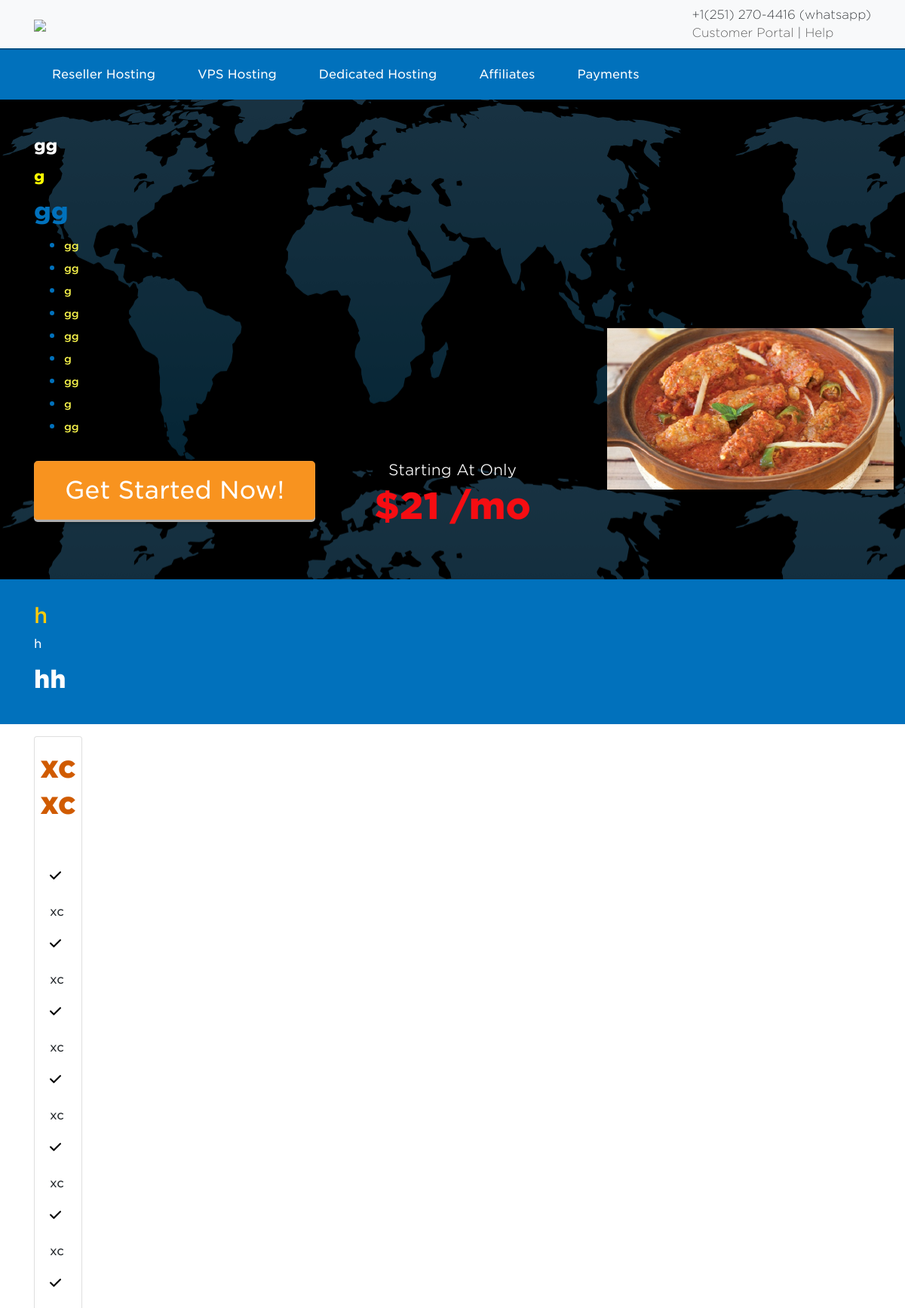
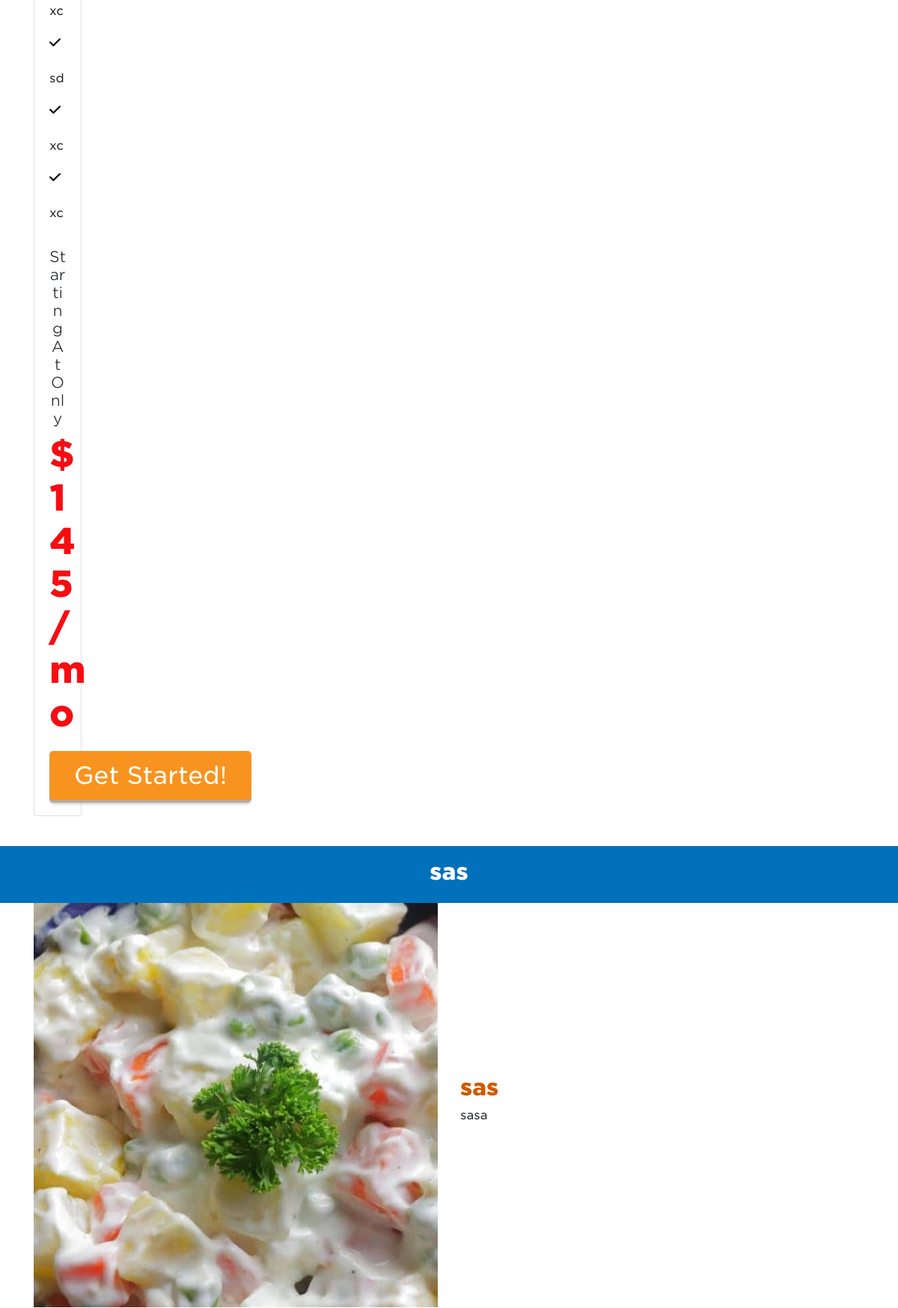
/page/g/ (upper part), run on the app's committed database (2 pictures, top to bottom).
### core/models.py (models this page shows, shortened)
class Homepage(models.Model):
    slug = models.SlugField(max_length=200)
    page_title = models.CharField(max_length=200)
    page_keywords = models.CharField(max_length=500)
    page_desc = models.TextField()
    hero_h1 = models.CharField(max_length=200)
    hero_h2 = models.CharField(max_length=200)
    hero_table = models.CharField(max_length=200)
    hero_item1 = models.CharField(max_length=200)
    hero_item2 = models.CharField(max_length=200)
    hero_item3 = models.CharField(max_length=200)
    hero_item4 = models.CharField(max_length=200)
    hero_item5 = models.CharField(max_length=200)
    hero_item6 = models.CharField(max_length=200)
    hero_item7 = models.CharField(max_length=200)
    hero_item8 = models.CharField(max_length=200)
    hero_item9 = models.CharField(max_length=200)
    href_btn = models.CharField(max_length=200)
    hero_price = models.IntegerField()
    hero_image = models.ImageField(upload_to="hero")
    about_h1 = models.CharField(max_length=200)
    about_p = models.TextField()
    about_h2 = models.CharField(max_length=200)
    pricing_table = models.ManyToManyField(pricing_table)
    why_pawnhost_title = models.CharField(max_length=200)
    why_pawnhost_image = models.ImageField(upload_to="why_pawnhost")
    why_pawnhost_h1 = models.CharField(max_length=200)
    why_pawnhost_p = models.TextField()
    feature_section_title = models.CharField(max_length=200)
    feature_section_card = models.ManyToManyField(call_to_action)
    reviews_section_title = models.CharField(max_length=200)
    reviews_section_card = models.ManyToManyField(review)
    transfer_website_image = models.ImageField(upload_to="transfer_website")
    transfer_website_title = models.CharField(max_length=200)
    transfer_website_desc = models.TextField()
    transfer_website_href = models.CharField(max_length=200)

class pricing_table(models.Model):
    table_title = models.CharField(max_length=200)
    table_feature1 = models.CharField(max_length=200)
    table_feature2 = models.CharField(max_length=200)
    table_feature3 = models.CharField(max_length=200)
    table_feature4 = models.CharField(max_length=200)
    table_feature5 = models.CharField(max_length=200)
    table_feature6 = models.CharField(max_length=200)
    table_feature7 = models.CharField(max_length=200)
    table_feature8 = models.CharField(max_length=200)
    table_feature9 = models.CharField(max_length=200)
    table_feature10 = models.CharField(max_length=200)
    table_price = models.IntegerField()
    table_href = models.CharField(max_length=200)
    def __str__(self):
        return self.table_title

### core/views.py (the view)
# urls.py: path('page/<slug>/', DetailView),
def DetailView(request, slug):
    model = Homepage.objects.get(slug=slug)
    context = {
        "template": model,
    }
    return render(request, "template.html", context)

### templates/template.html (shortened to what this page needs)
{% extends "base.html" %}
{% load static %}
{% block content %}
<section class="Hero">
    <div class="container py-5 text-white">
        <h1 style="font-size: 22px; font-weight: 800;">{{ template.hero_h1 }}</h1>
        <h2 class="mt-3" style="font-size: 20px; font-weight: 800; color: yellow;">{{ template.hero_h2 }}</h2>
        <div class="row">
            <div class="col-6 col-sm-12 text-sm-center text-md-left">
                <h4 class="mt-2" style="font-weight: 800; font-size: 32px; color: #0171bc;">{{ template.hero_table }}
                </h4>
                <ul class="list-sm-unstyled list-md-styled">
                    <li class="hero-table"><span style="color: #fffb4d; font-weight: 500; font-size: 14px;">{{ template.hero_item1 }}</span></li>
                    <li class="hero-table"><span style="color: #fffb4d; font-weight: 500; font-size: 14px;">{{ template.hero_item2 }}</span></li>
                    <li class="hero-table"><span style="color: #fffb4d; font-weight: 500; font-size: 14px;">{{ template.hero_item3 }}</span></li>
                    <li class="hero-table"><span style="color: #fffb4d; font-weight: 500; font-size: 14px;">{{ template.hero_item4 }}</span></li>
                    <li class="hero-table"><span style="color: #fffb4d; font-weight: 500; font-size: 14px;">{{ template.hero_item5 }}</span></li>
                    <li class="hero-table"><span style="color: #fffb4d; font-weight: 500; font-size: 14px;">{{ template.hero_item6 }}</span></li>
                    <li class="hero-table"><span style="color: #fffb4d; font-weight: 500; font-size: 14px;">{{ template.hero_item7 }}</span></li>
                    <li class="hero-table"><span style="color: #fffb4d; font-weight: 500; font-size: 14px;">{{ template.hero_item8 }}</span></li>
                    <li class="hero-table"><span style="color: #fffb4d; font-weight: 500; font-size: 14px;">{{ template.hero_item9 }}</span></li>
                </ul>
            </div>
        </div>
        <div class="row mt-3 text-center">
            <div class="col-xs-12 col-md-5 col-lg-4 hidden-sm">
                <a class="btn btn-warning btn-lg" href="{{ template.href_btn }}">Get Started Now!</a>
            </div>
            <div class="col-md-3 col-lg-4">
                <h3 class="lead">Starting At Only</h3>
                <h2 class="price">${{ template.hero_price }} /mo</h2>
            </div>
            <div class="col-md-4 col-lg-4">
                <div class="hero-snappy">
                </div>
            </div>
        </div>
    </div>
</section>
<section class="py-3 blue">
    <div class="container py-3 text-white">
        <h3 style="color: #FFCB08;">{{ template.about_h1 }}</h3>
        <p>{{ template.about_p }}</p>
        <h2 style="font-weight: 800;">{{ template.about_h2 }}</a>
        </h2>
    </div>
</section>
<section>
    <div class="container">
        <div class="card-deck my-3 text-center">
            <div class="row">
                {% for table in template.pricing_table.all %}
                <div class="col-4">
                    <div class="card mb-4 box-shadow">
                        <div>
                            <h4 class="my-3" style="font-size: 40px; font-weight: 800; color: #d05b00;">{{ table }}</h4>
                        </div>
                        <div class="card-body">
                            <ul class="list-unstyled text-left mt-3 mb-4">
                                <li style="line-height: 45px;">
                                    {{ table.table_feature1 }}
                                </li>
                                <li style="line-height: 45px;"></i>{{ table.table_feature2 }}</li>
                                <li style="line-height: 45px;"></i>{{ table.table_feature3 }}</li>
                                <li style="line-height: 45px;"></i>{{ table.table_feature4 }}</li>
                                <li style="line-height: 45px;"></i>{{ table.table_feature5 }}</li>
                                <li style="line-height: 45px;"></i>{{ table.table_feature6 }}</li>
                                <li style="line-height: 45px;"></i>{{ table.table_feature7 }}</li>
                                <li style="line-height: 45px;"></i>{{ table.table_feature8 }}</li>
                                <li style="line-height: 45px;"></i>{{ table.table_feature9 }}</li>
                                <li style="line-height: 45px;"></i>{{ table.table_feature10 }}</li>
                            </ul>
                            <h3 class="lead">Starting At Only</h3>
                            <h2 class="price">${{ table.table_price }} /mo</h2>
                            <a class="btn btn-warning btn-lg" href="{{ table.table_href }}"
                                style="padding: 8px 32px !important;">Get
                                Started!</a>
                        </div>
                    </div>
                </div>
                {% endfor %}
            </div>
        </div>
    </div>
</section>
<section class="my-3">
    <div class="py-3 header text-center text-white">
        <h3 style="font-size: 30px; font-weight: 800;">{{ template.why_pawnhost_title }}</h3>
    </div>
    <div class="container">
        <div class="row">
            <div class="col-6">
                <img src="/media/{{ template.why_pawnhost_image }}" style="width: 100%;">
            </div>
            <div class="col-6 align-self-center">
                <h2 style="font-size: 30px; font-weight: 800; color: #D05B00;">{{ template.why_pawnhost_h1 }}</h2>
                <p>{{ template.why_pawnhost_p }}</p>
            </div>
        </div>
    </div>
</section>
{% endblock content %}

### templates/base.html (shortened to what this page needs)
{% load static %}
<!doctype html>
<html lang="en">
<head>
    <link rel="stylesheet" href="https://cdn.jsdelivr.net/npm/bootstrap@4.0.0/dist/css/bootstrap.min.css"
>
</head>
<body>
    {% include "navbar.html" %}
    {% block content %}
    {% endblock content %}
</body>
</html>

### templates/navbar.html
<nav class="navbar navbar-expand-lg navbar-light bg-light">
    <div class="container">
        <a class="navbar-brand" href="/"><img src="https://www.pawnhost.com/images/logodefault.png"
                style="width: 70%;"></a>
        <div class="collapse navbar-collapse" id="navbarTogglerDemo01">
            <div class="my-2 my-lg-0 d-sm-none d-md-inline ml-auto">
                <ul class="list-unstyled my-auto">
                    <li style="font-size: 16px; font-weight: 100;">+1(251) 270-4416 (whatsapp)</li>
                    <li style="font-size: 16px; font-weight: 100;"><a href="#" style="color: #4c4c4c;">Customer Portal</a> | <a href="#" style="color: #4c4c4c;">Help</a></li>
                </ul>
            </div>
        </div>
    </div>
</nav>
<div class="navbar navbar-expand-lg bg-primary" style="padding: 5px 1rem !important;border-top: 2px solid #014F83;">
    <div class="container">
        <div class="navbar navbar-toggleable-md navbar-dark bg-faded">
            <div class="collapse navbar-collapse" id="navbarToggler1">
                <ul class="navbar-nav mx-auto mt-2 mt-md-0">
                    <li class="nav-item">
                        <a class="nav-link" href="/reseller-hosting/">Reseller Hosting</a>
                    </li>
                    <li class="nav-item">
                        <a class="nav-link" href="/cheap-vps-hosting/">VPS Hosting</a>
                    </li>
                    <li class="nav-item">
                        <a class="nav-link disabled" href="/cheap-dedicated-server/">Dedicated Hosting</a>
                    </li>
                    <li class="nav-item">
                        <a class="nav-link disabled" href="/affiliates/">Affiliates</a>
                    </li>
                    <li class="nav-item">
                        <a class="nav-link disabled" href="/payments/">Payments</a>
                    </li>
                </ul>
            </div>
        </div>
    </div>
</div>

### data on the page
Homepage: hero_h1 "gg", hero_h2 "g", hero_table "gg", hero_item1 "gg", hero_item2 "gg", hero_item3 "g", hero_item4 "gg", hero_item5 "gg", hero_item6 "g", hero_item7 "gg", hero_item8 "g", hero_item9 "gg", hero_price "21", about_h1 "h", about_p "h", about_h2 "hh", why_pawnhost_title "sas", why_pawnhost_image (picture), why_pawnhost_h1 "sas", why_pawnhost_p "sasa"
pricing_table: table_title "xcxc", table_feature1 "xc", table_feature2 "xc", table_feature3 "xc", table_feature4 "xc", table_feature5 "xc", table_feature6 "xc", table_feature7 "xc", table_feature8 "sd", table_feature9 "xc", table_feature10 "xc", table_price "145"
